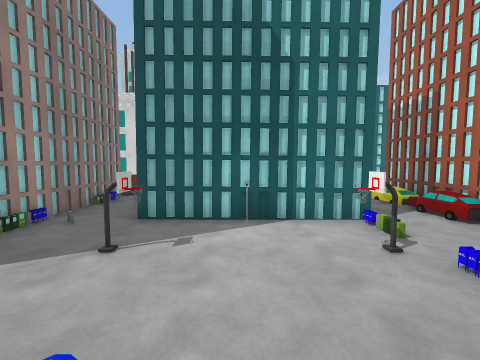
[1] (above)

24 first-person views from a walk through a scene from a Unity 3-D project. The camera is 1.5 m above the floor, tilts 4° down and sees 90° across. The floor is counted in squares, 1 m on a side. Each view is taken from the middle of a square. On the plan, view 1 faces up. The plan holds only what a view shows up to about 13 squares ahead; the rest is blank. The place goes on beyond the plan. Some surface patterns are stand-ins.

[2]
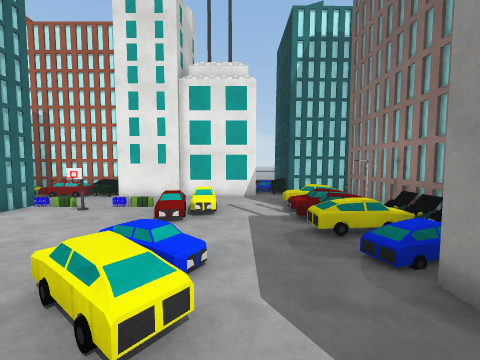

[3]
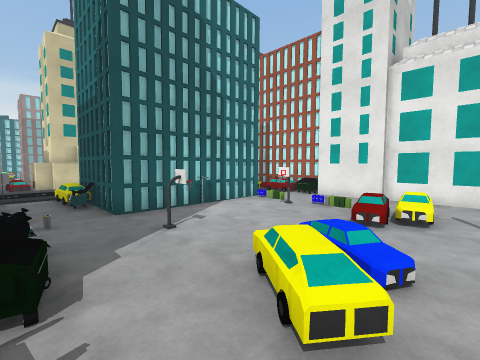

[4]
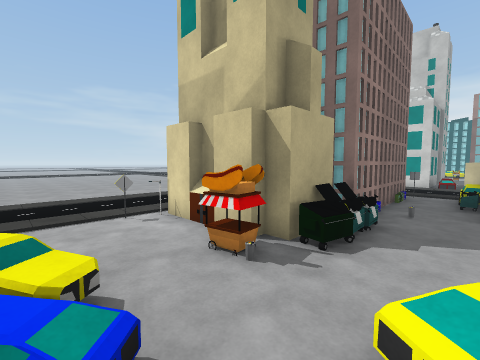

[5]
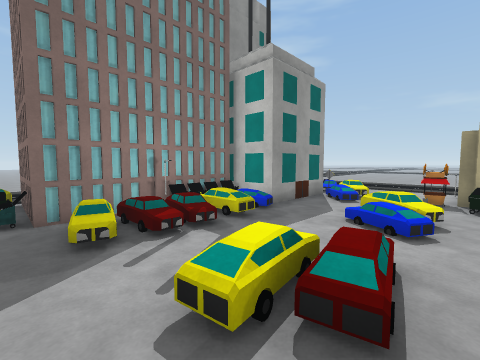

[6]
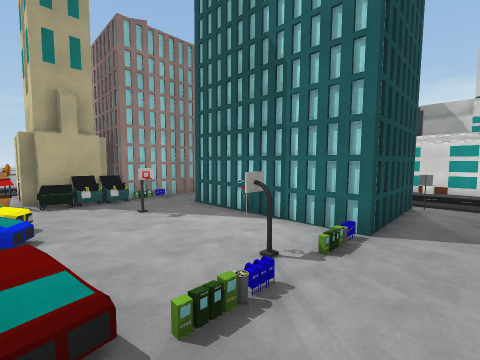

[7]
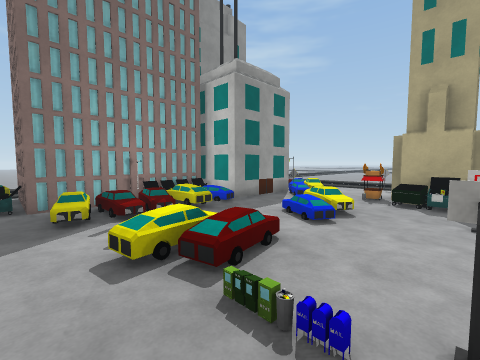

[8]
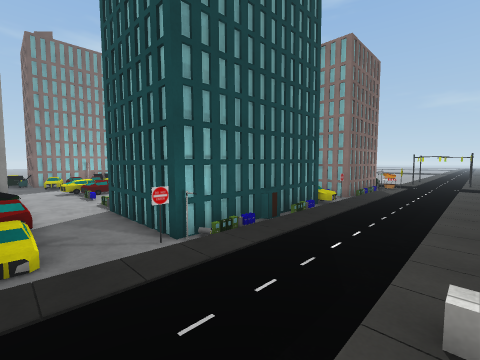

[9]
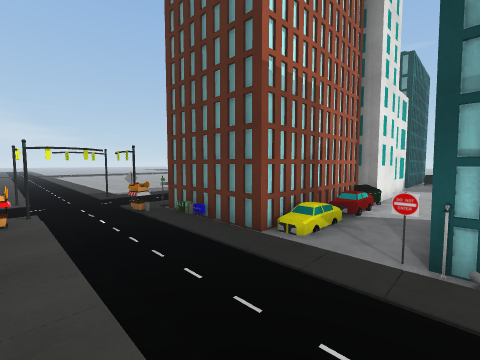

[10]
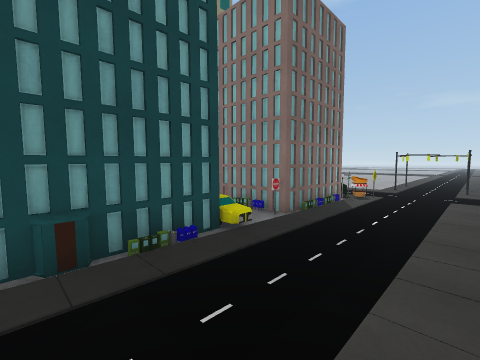

[11]
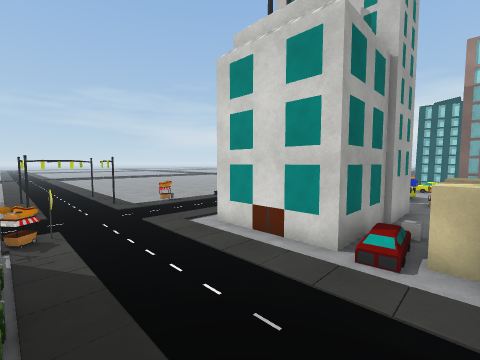

[12]
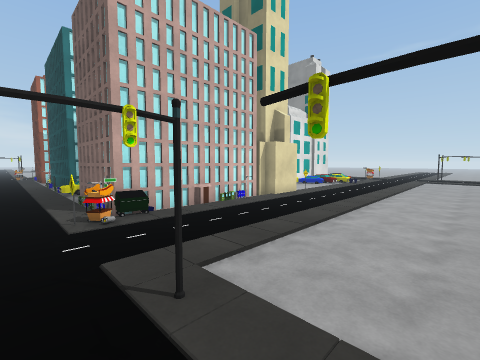

[13]
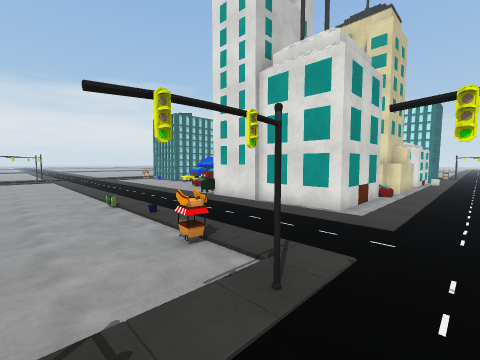

[14]
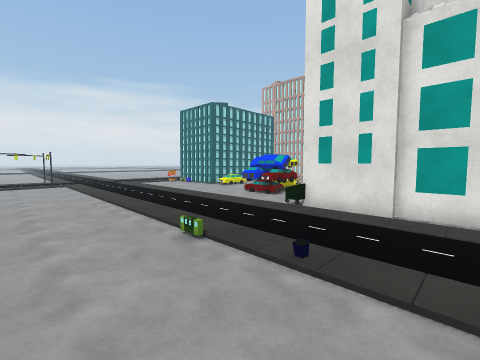

[15]
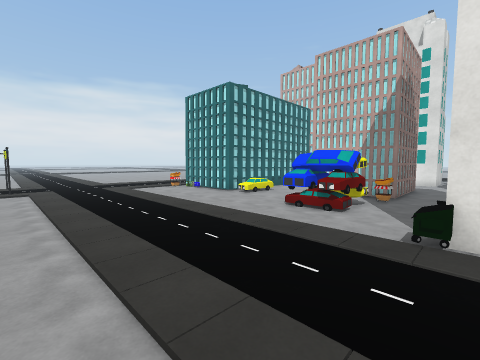

[16]
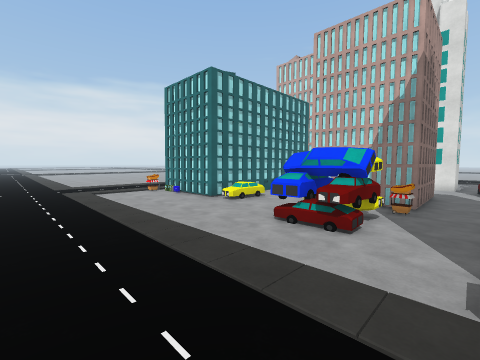

[17]
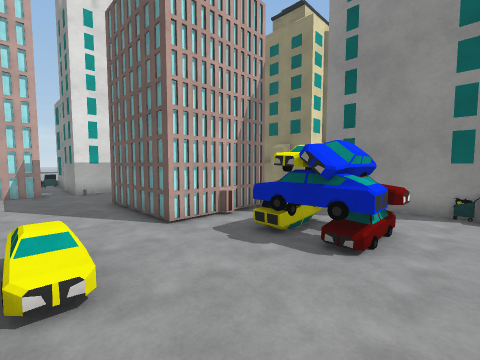

[18]
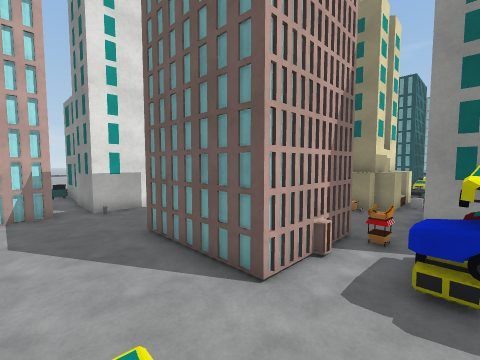

[19]
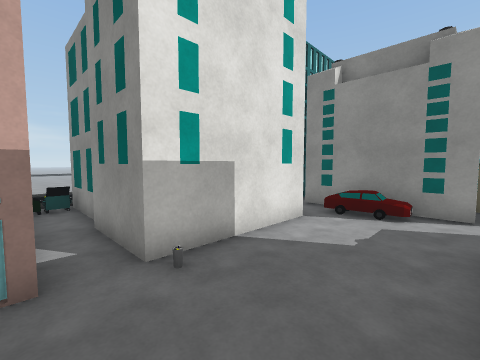

[20]
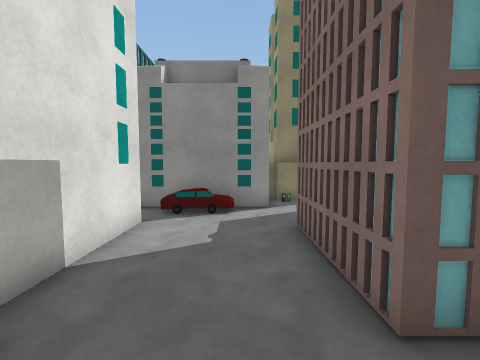

[21]
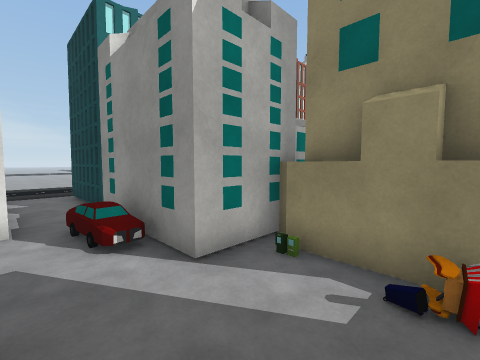

[22]
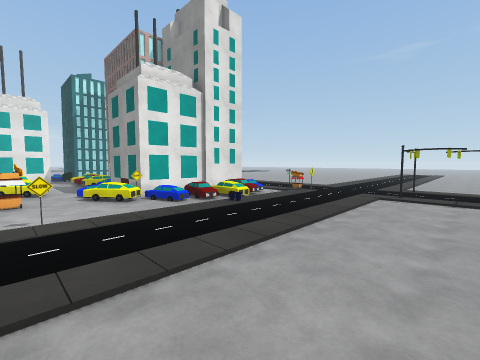

[23]
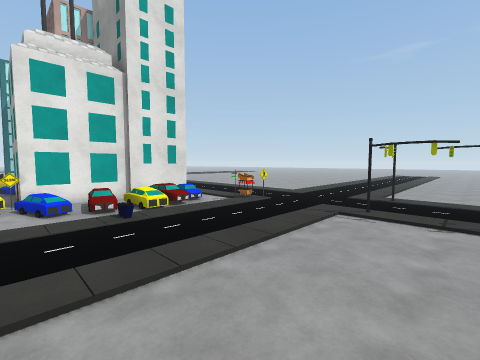

[24]
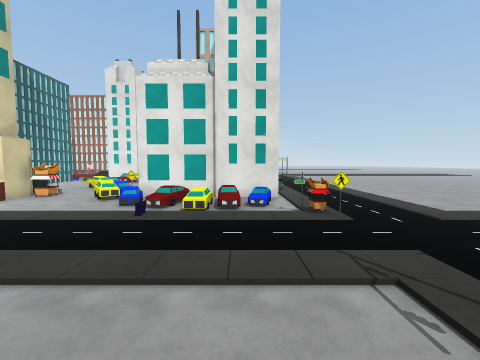

### Floor plan
Key: @ floor where view 1 was taken; # wall or solid block; x gap in a wall; . main floor; : floor 0.5 m higher than the main floor; / step, stairs or slope; = window, fence, low wall or low ledge; ^ raised ledge; B building; U dumpster; S streetlight; C car; O other object.
Columns run from 17 left of view 1 to 14 right of it. Each row starts with its distance up from view 1.
 31 ...........///........#
 30 ............O/........B    B
 29 ...........................U.
 28 ..............####B...#######
 27 .........CCCC.#   B...#
 26 .........CCC.B#   B...#
 25 .........OCC.B#   B...#
 24 .............O........B B   ....
 23 .......=/...........OO..........
 22 .../...=U####.....#####.###B....
 21 ........##  #..O..#    B
 20 .../....B   #.^####    B
 19 ........#   #.#  ##    B
 18 ........#   #.#   B    B
 17 ..OO....#   #.^   B
 16 ........#####O^^# B ##B
 15 ..O.........................O...
 14 ................................
 13 ................................
 12 ..O.........................=O..
 11 .......#OBBB#.///B./S...B####...
 10 .......U#   B.B######..O##   ...
  9 ........#   B.B     #..=#
  8 .......B#   B.U     #...#   B
  7 ........#   B.B     #..O#   B
  6 ........#   B..BBOBBB..U#
  5 .......O####B......./..U#
  4 .......##  # ..#..../..##
  3 .......##  #=......./..#
  2 .......#####U......./..#
  1 .......O...#..=O=.///..#
  0 .......#......=..@./=/.#
 -1 .......................#
 -2 ..........==O..........#
 -3 ..........=#...//==..O..UB
 -4 ......../O #####=:=O==.#
 -5 ......./O###   #O#B#B#.#
 -6 .......//=.#   #     #U#
 -7 ......../..B         #B
 -8 ......../x/#         #B
 -9 ......../O/#         #B
-10 .......#...#
-11 ......#.....
-12 ............
-13 ..O.........

Positions as (right, up) in squares from view 1, and headings:
1: (0, 0), facing up
2: (-5, -1), facing right
3: (-5, -1), facing up-right
4: (-3, -2), facing up-left
5: (5, 2), facing down-left
6: (5, 1), facing up-left
7: (5, 4), facing down-left
8: (6, 15), facing down-left
9: (3, 15), facing down-right
10: (1, 15), facing down-left
11: (-3, 11), facing up-left
12: (-17, 13), facing down-right
13: (-17, 13), facing up-right
14: (-17, 18), facing up-right
15: (-15, 22), facing up-right
16: (-13, 23), facing up-right
17: (-9, 31), facing down-right
18: (-6, 31), facing down-right
19: (1, 30), facing down-right
20: (2, 30), facing down
21: (-2, 24), facing down-right
22: (-17, 1), facing down-right
23: (-17, -3), facing down-right
24: (-17, -8), facing right
